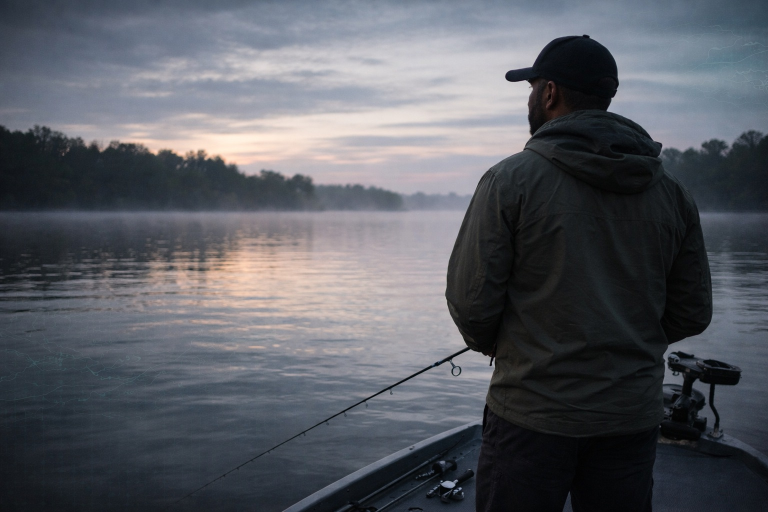
#> input picture tools/Marketing/inputs/hero.jpeg, 1536 x 1024 px (shown at 1/2 size)
$ python generate_glass.py
#> lines starting #> are read from the running program, lines starting #| are printed output that depends on the picture
import os
from PIL import Image, ImageOps, ImageFilter, ImageDraw

# --- CONFIGURATION ---
BASE_DIR = os.path.dirname(os.path.abspath(__file__))
INPUT_DIR = os.path.join(BASE_DIR, "inputs")
OUTPUT_DIR = os.path.join(BASE_DIR, "outputs")

# --- VISUAL SETTINGS (The "Retina" Polish) ---
GLASS_OPACITY = 195
BORDER_OPACITY = 220    # Bumped slightly for crispness
SHADOW_OPACITY = 110

# --- GEOMETRY SETTINGS ---
# 0.03 is the sweet spot. 0.035 was slightly too aggressive for some text.
TILT_FACTOR = 0.030

# --- QUALITY SETTINGS (NEW) ---
# We process everything at 3x resolution and downscale.
# This eliminates the "jagged/warped" border lines.
SUPER_SAMPLE = 3.0

def ensure_dirs():
    if not os.path.exists(OUTPUT_DIR): os.makedirs(OUTPUT_DIR)
    if not os.path.exists(INPUT_DIR): os.makedirs(INPUT_DIR)

def _iround(x): return int(round(x))

def load_image(path):
    try:
        img = Image.open(path)
        img = ImageOps.exif_transpose(img)
        return img.convert("RGBA")
    except Exception as e:
        print(f"❌ Error loading {path}: {e}")
        return None

def apply_perspective_tilt(img, tilt_factor=TILT_FACTOR):
    """
    Applies the tilt. Because 'img' is now super-sized,
    the transformation will be incredibly smooth.
    """
    w, h = img.size
    pinch = h * tilt_factor

    quad = (
        0, pinch,           # TL
        0, h - pinch,       # BL
        w, h,               # BR
        w, 0                # TR
    )

    return img.transform(img.size, Image.QUAD, quad, resample=Image.Resampling.BICUBIC)

def create_flat_glass_card(img_path, target_width_final):
    img = load_image(img_path)
    if not img: return None

    # 1. UPSCALING (The Secret Sauce)
    # We do all work at 3x the size to fix aliasing
    target_width_hd = int(target_width_final * SUPER_SAMPLE)

    # Smart Crop (Standard)
    w, h = img.size
    box = (_iround(w * 0.02), _iround(h * 0.02), _iround(w * 0.98), _iround(h * 0.98))
    card = img.crop(box)

    # Resize to HD working size
    aspect = card.height / max(1, card.width)
    target_height_hd = int(target_width_hd * aspect)
    card = card.resize((target_width_hd, target_height_hd), Image.Resampling.LANCZOS)

    # Glass Transparency
    r, g, b, a = card.split()
    a = a.point(lambda p: int(p * (GLASS_OPACITY / 255)))
    card = Image.merge("RGBA", (r, g, b, a))

    # SCALED Radius & Border
    # We must scale these up so they look correct when shrunk down
    radius_hd = int(30 * SUPER_SAMPLE)
    border_hd = int(1 * SUPER_SAMPLE) # 1px becomes 3px physically, then 1px visually

    # Mask
    mask = Image.new("L", card.size, 0)
    draw = ImageDraw.Draw(mask)
    draw.rounded_rectangle([(0, 0), card.size], radius=radius_hd, fill=255)

    final = Image.new("RGBA", card.size, (0,0,0,0))
    final.paste(card, (0, 0), mask)

    # Border
    border = Image.new("RGBA", card.size, (0,0,0,0))
    bd = ImageDraw.Draw(border)
    bd.rounded_rectangle(
        [(0,0), (card.width-1, card.height-1)],
        radius=radius_hd,
        outline=(255,255,255,BORDER_OPACITY),
        width=border_hd
    )

    return Image.alpha_composite(final, border)

def create_shadow_layer(card_img):
    w, h = card_img.size
    radius_hd = int(30 * SUPER_SAMPLE)

    shadow = Image.new("RGBA", (w, h), (0,0,0,0))
    sd = ImageDraw.Draw(shadow)

    # Offset needs to be scaled too
    offset = int(4 * SUPER_SAMPLE)
    sd.rounded_rectangle(
        [(offset, offset), (w-offset, h-offset)],
        radius=radius_hd,
        fill=(0,0,0,SHADOW_OPACITY)
    )

    # Blur needs to be scaled
    blur_amount = 15 * (SUPER_SAMPLE / 1.5)
    return shadow.filter(ImageFilter.GaussianBlur(blur_amount))

# --- GENERATORS ---

def generate_video_overlay(ui_filename):
    """MODE A: Transparent Video Asset"""
    ensure_dirs()
    input_path = os.path.join(INPUT_DIR, ui_filename)

    # Video 4K Width = 700px. Logic: 700 * 3 = 2100px processing
    target_width_final = 700

    flat_card_hd = create_flat_glass_card(input_path, target_width_final)
    if not flat_card_hd: return

    # Canvas
    margin = int(50 * SUPER_SAMPLE)
    cw, ch = flat_card_hd.width + margin, flat_card_hd.height + margin
    canvas = Image.new("RGBA", (cw, ch), (0,0,0,0))

    shadow = create_shadow_layer(flat_card_hd)

    # Offsets
    off_x = margin//2 + int(5 * SUPER_SAMPLE)
    off_y = margin//2 + int(10 * SUPER_SAMPLE)

    canvas.paste(shadow, (off_x, off_y), shadow)
    canvas.paste(flat_card_hd, (margin//2, margin//2), flat_card_hd)

    # Apply Tilt at HD
    tilted_hd = apply_perspective_tilt(canvas, tilt_factor=TILT_FACTOR)

    # DOWNSCALE (This is where the magic smoothing happens)
    final_w = int(tilted_hd.width / SUPER_SAMPLE)
    final_h = int(tilted_hd.height / SUPER_SAMPLE)
    final_asset = tilted_hd.resize((final_w, final_h), Image.Resampling.LANCZOS)

    out_name = f"VIDEO_OVL_{ui_filename.split('.')[0]}.png"
    final_asset.save(os.path.join(OUTPUT_DIR, out_name), "PNG")
    print(f"✅ Video Asset Created: {out_name}")

def generate_social_ad(hero_filename, ui_filename):
    """MODE B: Social Media Composite"""
#> called with hero_filename = 'hero.jpeg', ui_filename = 'lure.jpeg'
    ensure_dirs()
    hero_path = os.path.join(INPUT_DIR, hero_filename)
    ui_path = os.path.join(INPUT_DIR, ui_filename)

    hero = load_image(hero_path)
#> in load_image, img is the input picture: PIL image 1536x1024 RGB; mean R, G, B 89.2, 92, 98.9
    if not hero: return

    # Background (4:5 Crop)
    target_w, target_h = 1080, 1350
    aspect = hero.width / hero.height
#> aspect = 1.5
    if aspect > (4/5):
        new_w = int(hero.height * (4/5))
#> new_w = 819
        offset = (hero.width - new_w) // 2
#> offset = 358
        hero = hero.crop((offset, 0, offset + new_w, hero.height))
    hero = hero.resize((target_w, target_h), Image.Resampling.LANCZOS)
#> hero: PIL image 1080x1350 RGBA

    # Create Card (HD)
    card_w_final = int(target_w * 0.38) # 45% width
    flat_card_hd = create_flat_glass_card(ui_path, card_w_final)
#> call 2 of load_image, with path = 'tools/Marketing/inputs/lure.jpeg'
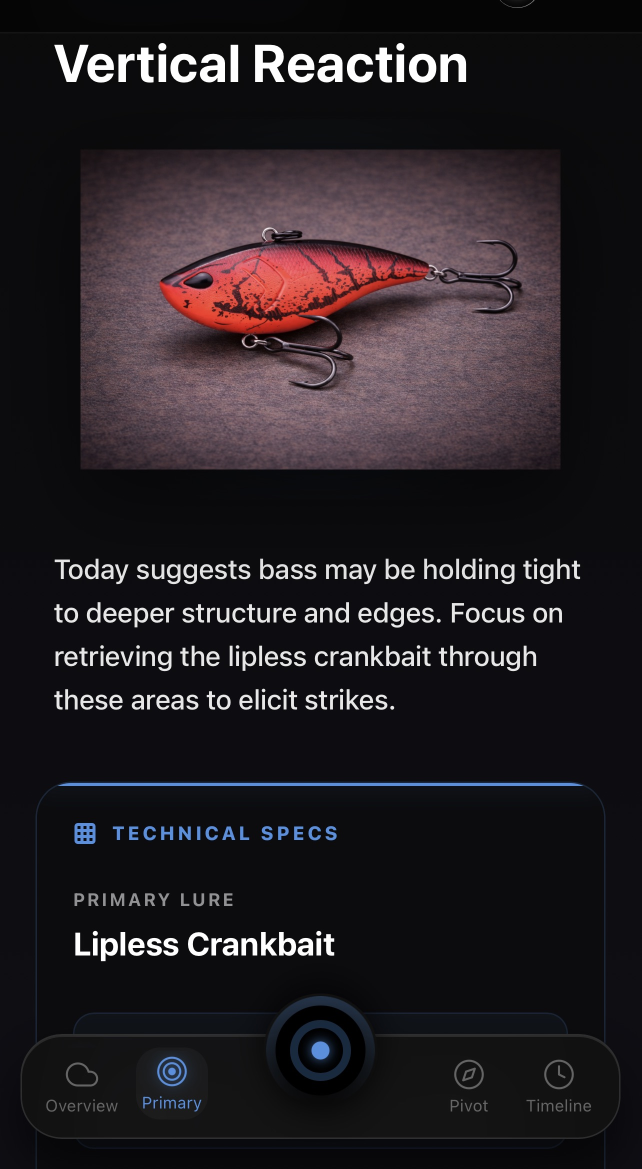
#> input picture tools/Marketing/inputs/lure.jpeg, 1283 x 2337 px (shown at 1/2 size)
#> in load_image, img is the input picture: PIL image 1283x2337 RGB; mean R, G, B 36.8, 31.4, 35.3
#> in create_flat_glass_card, `r, g, b, a = card.split()`:
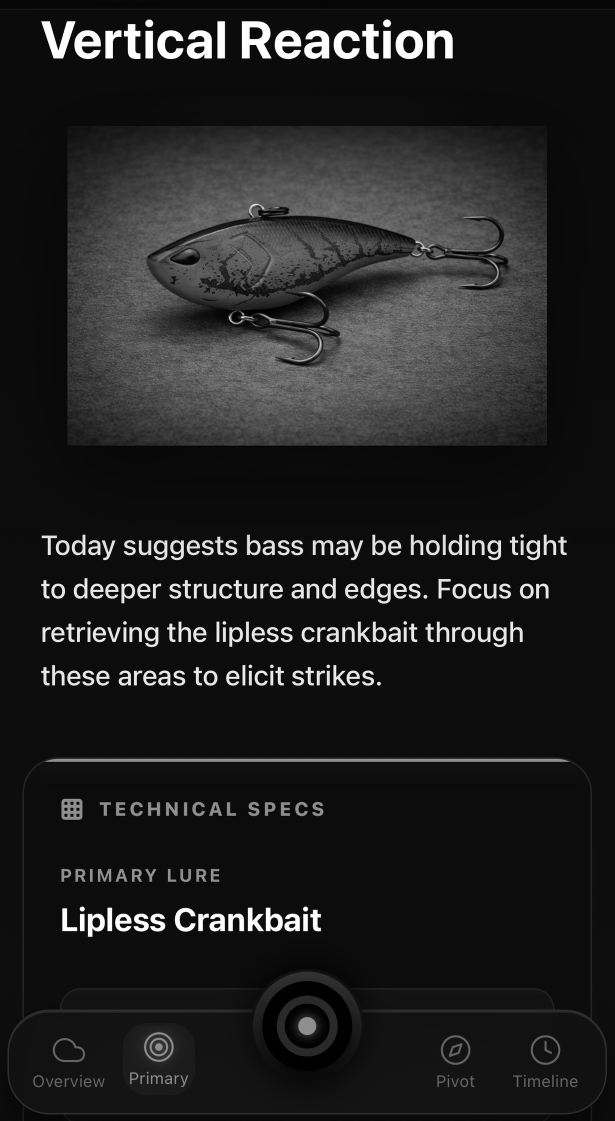
#> g: PIL image 1230x2241 L (shown at 1/2 size); min 0, max 255, mean 33.2
#> in create_flat_glass_card, `r, g, b, a = card.split()`: a: PIL image 1230x2241 L; every value is 255
#> in create_flat_glass_card, `a = a.point(lambda p: int(p * (GLASS_OPACITY / 255)))`: a: PIL image 1230x2241 L; every value is 195
#> in create_flat_glass_card, `card = Image.merge("RGBA", (r, g, b, a))`:
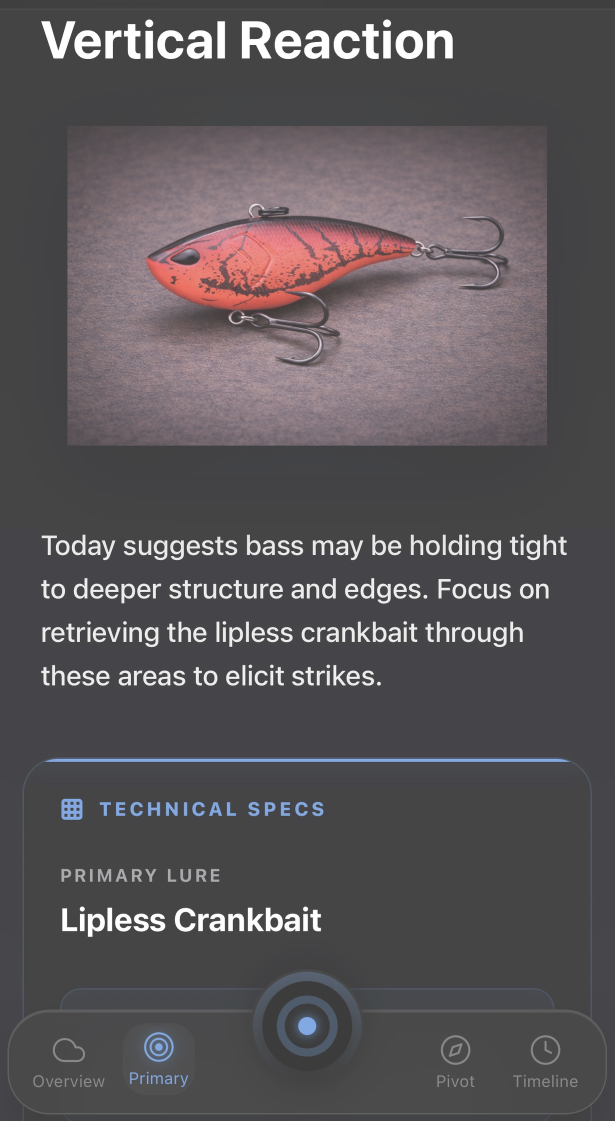
#> card: PIL image 1230x2241 RGBA (shown at 1/2 size); mean R, G, B, A 39.1, 33.2, 37.2, 195; transparent parts drawn white
#> in create_flat_glass_card, `mask = Image.new("L", card.size, 0)`: mask: PIL image 1230x2241 L; every value is 0
#> in create_flat_glass_card, `final = Image.new("RGBA", card.size, (0,0,0,0))`: final: PIL image 1230x2241 RGBA; every value is 0
    if not flat_card_hd: return

    # Composite (HD)
    margin = int(60 * SUPER_SAMPLE)
    cw, ch = flat_card_hd.width + margin, flat_card_hd.height + margin
#> cw = 1410; ch = 2421
    canvas = Image.new("RGBA", (cw, ch), (0,0,0,0))
#> canvas: PIL image 1410x2421 RGBA; every value is 0

    shadow = create_shadow_layer(flat_card_hd)
#> in create_shadow_layer, `return shadow.filter(ImageFilter.GaussianBlur(blur_amount))`:
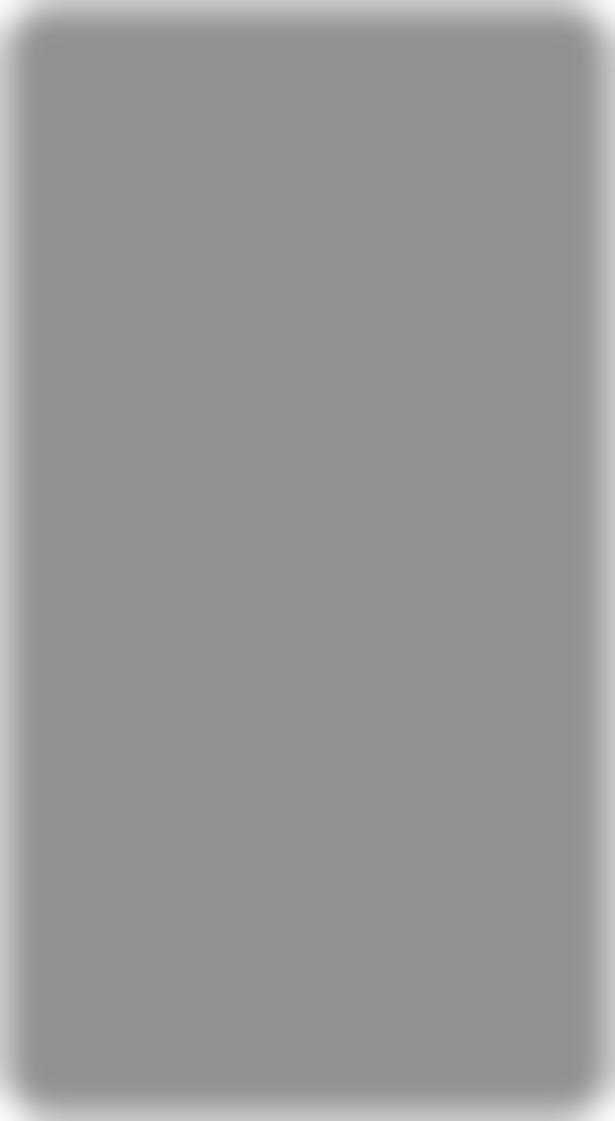
#> returned value: PIL image 1230x2241 RGBA (shown at 1/2 size); mean R, G, B, A 0, 0, 0, 105.3; transparent parts drawn white
    off_x = margin//2 + int(5 * SUPER_SAMPLE)
    off_y = margin//2 + int(10 * SUPER_SAMPLE)

    canvas.paste(shadow, (off_x, off_y), shadow)
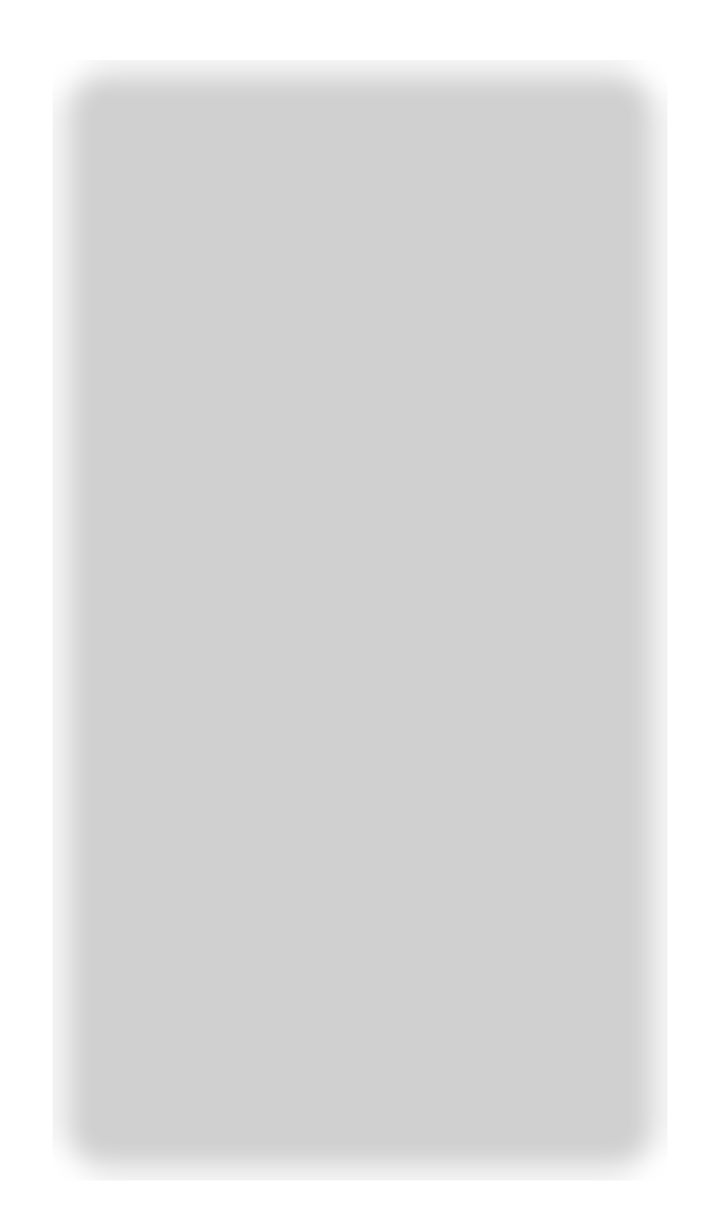
#> canvas: PIL image 1410x2421 RGBA (shown at 1/2 size); mean R, G, B, A 0, 0, 0, 35.4; transparent parts drawn white
    canvas.paste(flat_card_hd, (margin//2, margin//2), flat_card_hd)

    tilted_hd = apply_perspective_tilt(canvas, tilt_factor=TILT_FACTOR)

    # Downscale UI before pasting
    final_ui_w = int(tilted_hd.width / SUPER_SAMPLE)
#> final_ui_w = 470
    final_ui_h = int(tilted_hd.height / SUPER_SAMPLE)
#> final_ui_h = 807
    tilted_ui = tilted_hd.resize((final_ui_w, final_ui_h), Image.Resampling.LANCZOS)
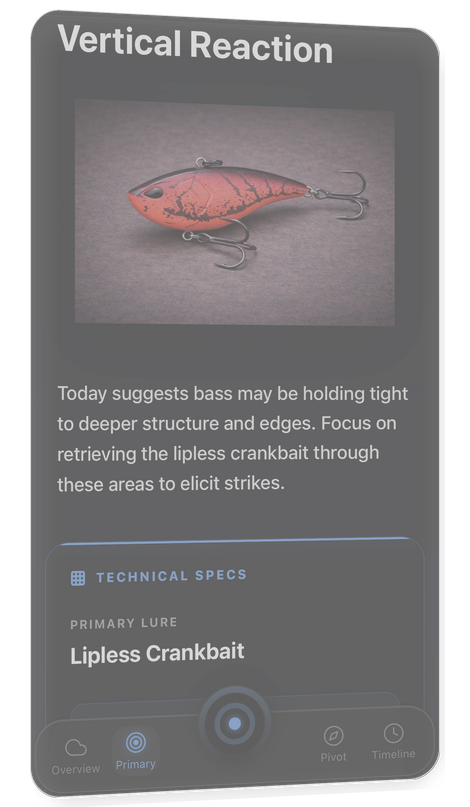
#> tilted_ui: PIL image 470x807 RGBA; mean R, G, B, A 27.3, 23.6, 26.2, 133.1; transparent parts drawn white

    # Position
    pos_x = int(target_w * 0.06)
    pos_y = int(target_h * 0.10)

    hero.paste(tilted_ui, (pos_x, pos_y), tilted_ui)

    out_name = f"AD_FINAL_{ui_filename.split('.')[0]}.png"
    hero.convert("RGB").save(os.path.join(OUTPUT_DIR, out_name), quality=95)
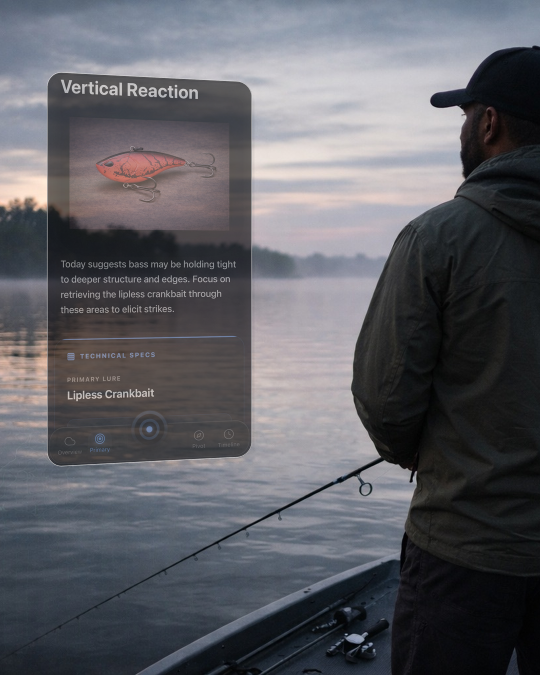
#> saved as AD_FINAL_lure.png: PIL image 1080x1350 RGB (shown at 1/2 size); mean R, G, B 93.8, 94.2, 100.1
    print(f"✅ Social Ad Created: {out_name}")

if __name__ == "__main__":
    # UNCOMMENT THE ONE YOU WANT TO RUN:

    # generate_video_overlay("weather_screenshot.png")
    generate_social_ad("hero.jpeg", "lure.jpeg")

    print("🚀 Retina Script Finished.")
